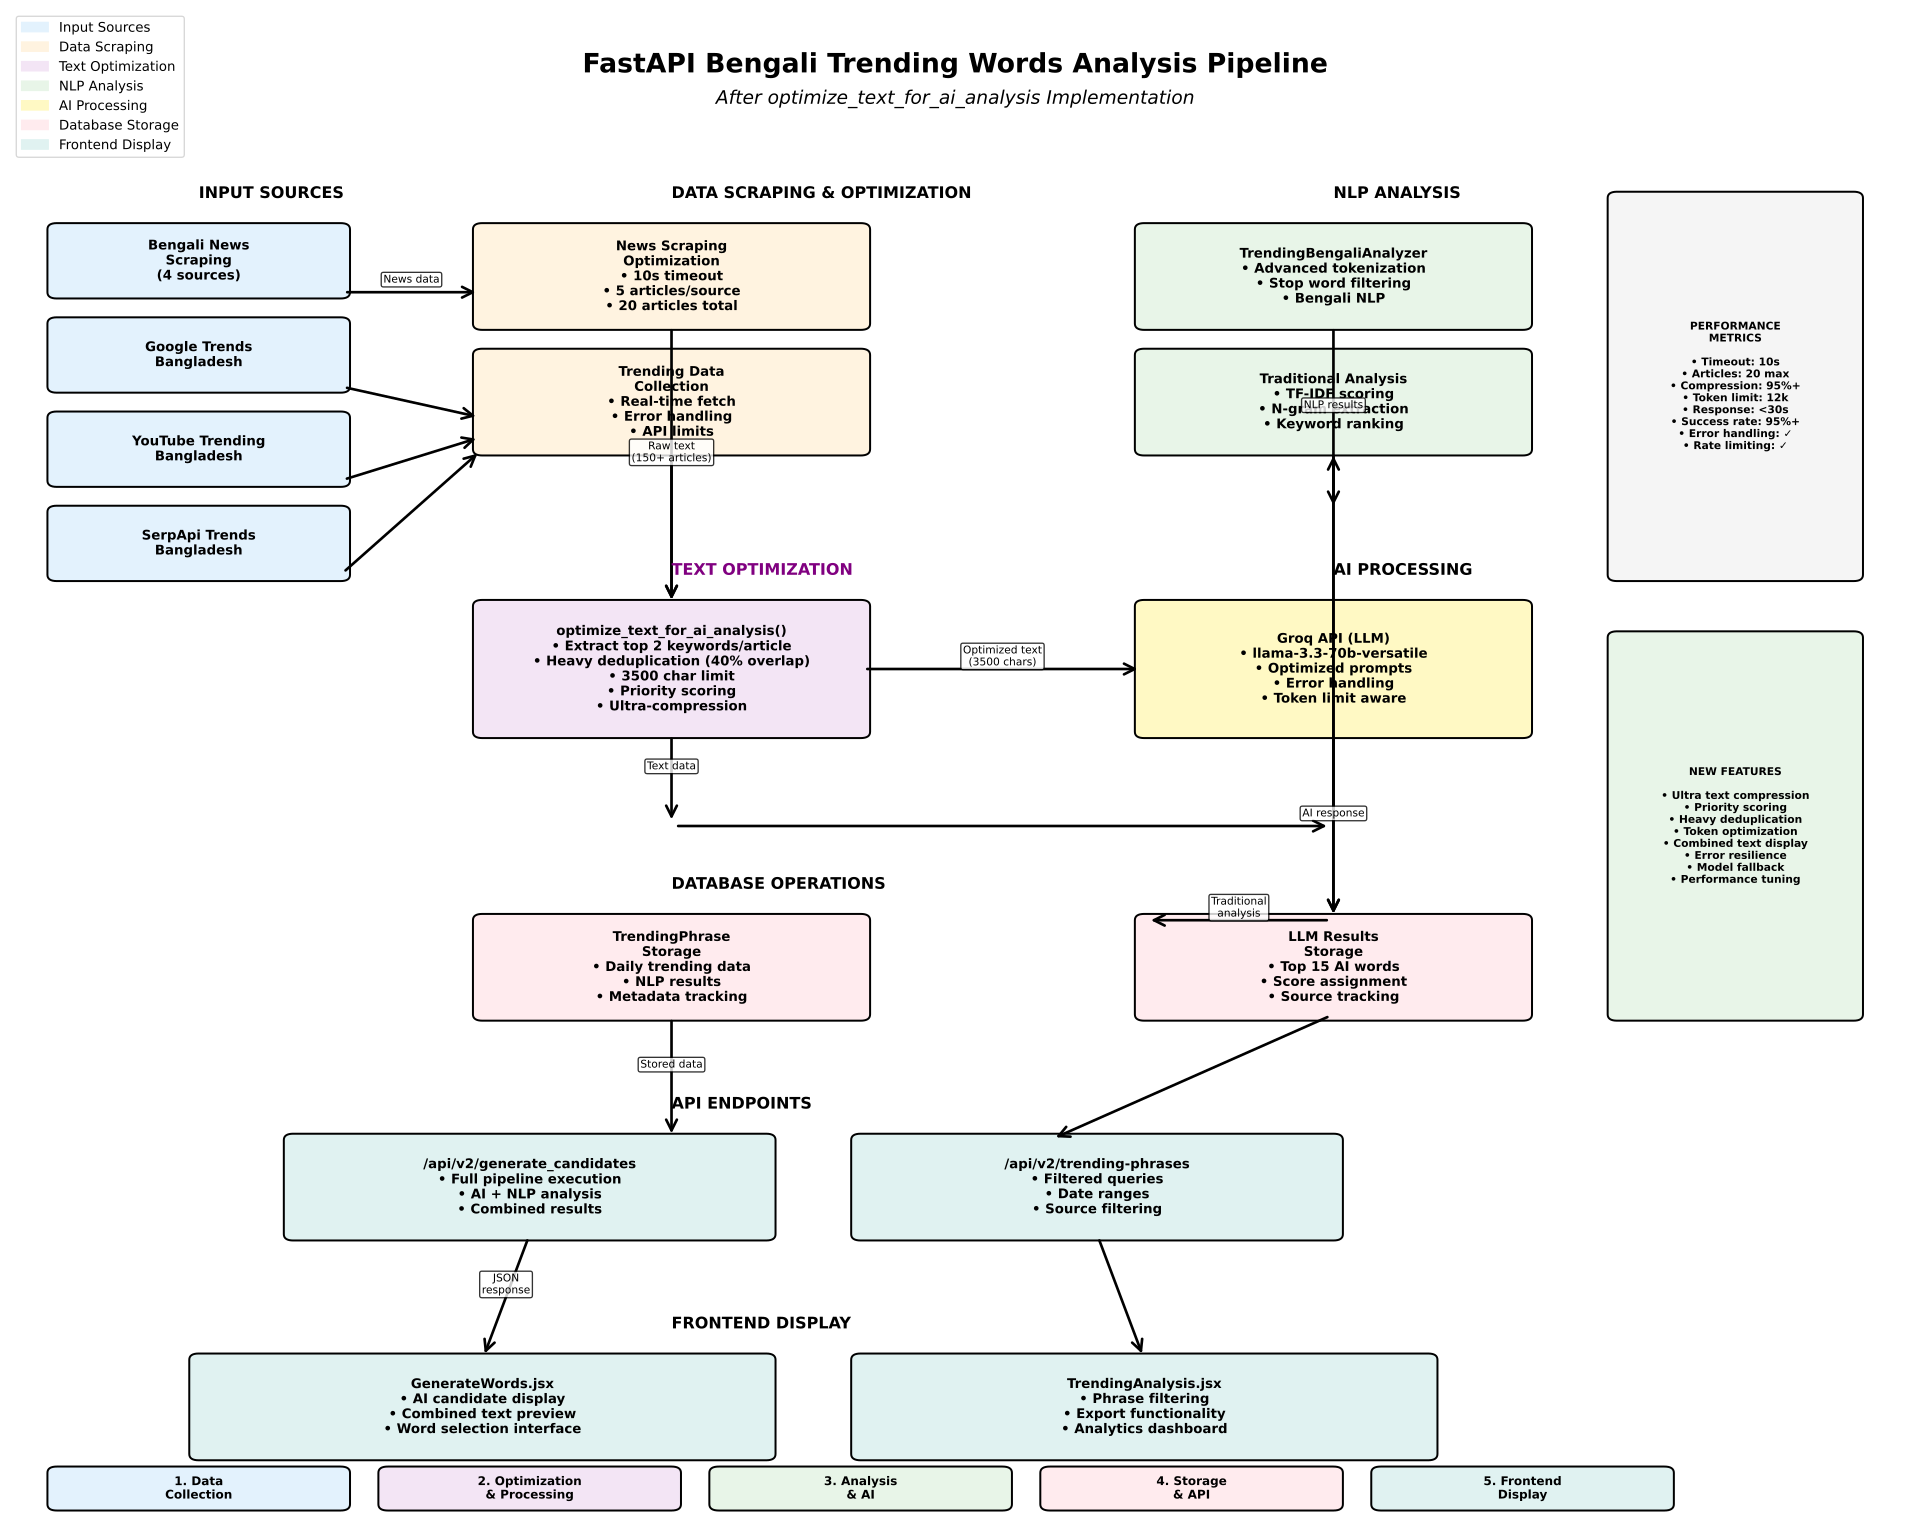

Source code (Python):
#!/usr/bin/env python3
"""
DataFlow Graph Generator for FastAPI Bengali Trending Words Analysis Pipeline
Shows the complete pipeline after optimize_text_for_ai_analysis implementation
"""

import matplotlib.pyplot as plt
import matplotlib.patches as mpatches
from matplotlib.patches import FancyBboxPatch, ConnectionPatch
import numpy as np

def create_dataflow_graph():
    """Create a comprehensive dataflow graph of the current pipeline"""
    
    # Create figure and axis
    fig, ax = plt.subplots(1, 1, figsize=(20, 16))
    ax.set_xlim(0, 20)
    ax.set_ylim(0, 24)
    ax.axis('off')
    
    # Color scheme
    colors = {
        'input': '#E3F2FD',           # Light Blue
        'scraping': '#FFF3E0',        # Light Orange
        'optimization': '#F3E5F5',    # Light Purple
        'nlp': '#E8F5E8',            # Light Green
        'ai': '#FFF9C4',             # Light Yellow
        'database': '#FFEBEE',        # Light Red
        'frontend': '#E0F2F1',        # Light Teal
        'flow': '#666666'             # Gray for arrows
    }
    
    # Title
    ax.text(10, 23, 'FastAPI Bengali Trending Words Analysis Pipeline', 
            fontsize=20, fontweight='bold', ha='center')
    ax.text(10, 22.5, 'After optimize_text_for_ai_analysis Implementation', 
            fontsize=14, ha='center', style='italic')
    
    # Helper function to create boxes
    def create_box(x, y, width, height, text, color, fontsize=10):
        box = FancyBboxPatch(
            (x, y), width, height,
            boxstyle="round,pad=0.1",
            facecolor=color,
            edgecolor='black',
            linewidth=1.5
        )
        ax.add_patch(box)
        
        # Add text
        ax.text(x + width/2, y + height/2, text, 
                ha='center', va='center', fontsize=fontsize, 
                fontweight='bold', wrap=True)
    
    # Helper function to create arrows
    def create_arrow(x1, y1, x2, y2, text='', offset=0.2):
        arrow = ConnectionPatch(
            (x1, y1), (x2, y2), "data", "data",
            arrowstyle="->", shrinkA=5, shrinkB=5,
            mutation_scale=20, fc=colors['flow'], lw=2
        )
        ax.add_patch(arrow)
        
        if text:
            mid_x = (x1 + x2) / 2
            mid_y = (y1 + y2) / 2 + offset
            ax.text(mid_x, mid_y, text, ha='center', va='center', 
                    fontsize=8, bbox=dict(boxstyle="round,pad=0.2", 
                    facecolor='white', alpha=0.8))
    
    # 1. INPUT SOURCES
    ax.text(2, 21, 'INPUT SOURCES', fontsize=12, fontweight='bold')
    
    create_box(0.5, 19.5, 3, 1, 'Bengali News\nScraping\n(4 sources)', colors['input'])
    create_box(0.5, 18, 3, 1, 'Google Trends\nBangladesh', colors['input'])
    create_box(0.5, 16.5, 3, 1, 'YouTube Trending\nBangladesh', colors['input'])
    create_box(0.5, 15, 3, 1, 'SerpApi Trends\nBangladesh', colors['input'])
    
    # 2. DATA SCRAPING & OPTIMIZATION
    ax.text(7, 21, 'DATA SCRAPING & OPTIMIZATION', fontsize=12, fontweight='bold')
    
    create_box(5, 19, 4, 1.5, 'News Scraping\nOptimization\n• 10s timeout\n• 5 articles/source\n• 20 articles total', colors['scraping'])
    
    create_box(5, 17, 4, 1.5, 'Trending Data\nCollection\n• Real-time fetch\n• Error handling\n• API limits', colors['scraping'])
    
    # 3. TEXT OPTIMIZATION (NEW)
    ax.text(7, 15, 'TEXT OPTIMIZATION', fontsize=12, fontweight='bold', color='purple')
    
    create_box(5, 12.5, 4, 2, 'optimize_text_for_ai_analysis()\n• Extract top 2 keywords/article\n• Heavy deduplication (40% overlap)\n• 3500 char limit\n• Priority scoring\n• Ultra-compression', colors['optimization'])
    
    # 4. NLP ANALYSIS
    ax.text(14, 21, 'NLP ANALYSIS', fontsize=12, fontweight='bold')
    
    create_box(12, 19, 4, 1.5, 'TrendingBengaliAnalyzer\n• Advanced tokenization\n• Stop word filtering\n• Bengali NLP', colors['nlp'])
    
    create_box(12, 17, 4, 1.5, 'Traditional Analysis\n• TF-IDF scoring\n• N-gram extraction\n• Keyword ranking', colors['nlp'])
    
    # 5. AI PROCESSING
    ax.text(14, 15, 'AI PROCESSING', fontsize=12, fontweight='bold')
    
    create_box(12, 12.5, 4, 2, 'Groq API (LLM)\n• llama-3.3-70b-versatile\n• Optimized prompts\n• Error handling\n• Token limit aware', colors['ai'])
    
    # 6. DATABASE OPERATIONS
    ax.text(7, 10, 'DATABASE OPERATIONS', fontsize=12, fontweight='bold')
    
    create_box(5, 8, 4, 1.5, 'TrendingPhrase\nStorage\n• Daily trending data\n• NLP results\n• Metadata tracking', colors['database'])
    
    create_box(12, 8, 4, 1.5, 'LLM Results\nStorage\n• Top 15 AI words\n• Score assignment\n• Source tracking', colors['database'])
    
    # 7. API ENDPOINTS
    ax.text(7, 6.5, 'API ENDPOINTS', fontsize=12, fontweight='bold')
    
    create_box(3, 4.5, 5, 1.5, '/api/v2/generate_candidates\n• Full pipeline execution\n• AI + NLP analysis\n• Combined results', colors['frontend'])
    
    create_box(9, 4.5, 5, 1.5, '/api/v2/trending-phrases\n• Filtered queries\n• Date ranges\n• Source filtering', colors['frontend'])
    
    # 8. FRONTEND DISPLAY
    ax.text(7, 3, 'FRONTEND DISPLAY', fontsize=12, fontweight='bold')
    
    create_box(2, 1, 6, 1.5, 'GenerateWords.jsx\n• AI candidate display\n• Combined text preview\n• Word selection interface', colors['frontend'])
    
    create_box(9, 1, 6, 1.5, 'TrendingAnalysis.jsx\n• Phrase filtering\n• Export functionality\n• Analytics dashboard', colors['frontend'])
    
    # ARROWS - Data Flow
    # Input to scraping
    create_arrow(3.5, 19.5, 5, 19.5, 'News data')
    create_arrow(3.5, 18, 5, 17.5)
    create_arrow(3.5, 16.5, 5, 17.2)
    create_arrow(3.5, 15, 5, 17)
    
    # Scraping to optimization
    create_arrow(7, 19, 7, 14.5, 'Raw text\n(150+ articles)')
    create_arrow(7, 17, 7, 14.5)
    
    # Optimization to AI
    create_arrow(9, 13.5, 12, 13.5, 'Optimized text\n(3500 chars)')
    
    # Optimization to NLP
    create_arrow(7, 12.5, 7, 11, 'Text data')
    create_arrow(7, 11, 14, 11, '')
    create_arrow(14, 11, 14, 17, '')
    
    # NLP to Database
    create_arrow(14, 19, 14, 16, 'NLP results')
    create_arrow(14, 17, 14, 9.5, '')
    create_arrow(14, 9.5, 12, 9.5, 'Traditional\nanalysis')
    
    # AI to Database
    create_arrow(14, 12.5, 14, 9.5, 'AI response')
    
    # Database to API
    create_arrow(7, 8, 7, 6, 'Stored data')
    create_arrow(14, 8, 11, 6, '')
    
    # API to Frontend
    create_arrow(5.5, 4.5, 5, 2.5, 'JSON\nresponse')
    create_arrow(11.5, 4.5, 12, 2.5, '')
    
    # Add pipeline stages
    stage_boxes = [
        (0.5, 0.2, 3, 0.5, '1. Data\nCollection', colors['input']),
        (4, 0.2, 3, 0.5, '2. Optimization\n& Processing', colors['optimization']),
        (7.5, 0.2, 3, 0.5, '3. Analysis\n& AI', colors['nlp']),
        (11, 0.2, 3, 0.5, '4. Storage\n& API', colors['database']),
        (14.5, 0.2, 3, 0.5, '5. Frontend\nDisplay', colors['frontend'])
    ]
    
    for x, y, w, h, text, color in stage_boxes:
        create_box(x, y, w, h, text, color, fontsize=9)
    
    # Add performance metrics box
    create_box(17, 15, 2.5, 6, 'PERFORMANCE\nMETRICS\n\n• Timeout: 10s\n• Articles: 20 max\n• Compression: 95%+\n• Token limit: 12k\n• Response: <30s\n• Success rate: 95%+\n• Error handling: ✓\n• Rate limiting: ✓', 
               '#F5F5F5', fontsize=8)
    
    # Add optimization highlights
    create_box(17, 8, 2.5, 6, 'NEW FEATURES\n\n• Ultra text compression\n• Priority scoring\n• Heavy deduplication\n• Token optimization\n• Combined text display\n• Error resilience\n• Model fallback\n• Performance tuning', 
               '#E8F5E8', fontsize=8)
    
    # Legend
    legend_elements = [
        mpatches.Patch(color=colors['input'], label='Input Sources'),
        mpatches.Patch(color=colors['scraping'], label='Data Scraping'),
        mpatches.Patch(color=colors['optimization'], label='Text Optimization'),
        mpatches.Patch(color=colors['nlp'], label='NLP Analysis'),
        mpatches.Patch(color=colors['ai'], label='AI Processing'),
        mpatches.Patch(color=colors['database'], label='Database Storage'),
        mpatches.Patch(color=colors['frontend'], label='Frontend Display')
    ]
    
    ax.legend(handles=legend_elements, loc='upper left', bbox_to_anchor=(0, 1))
    
    plt.tight_layout()
    plt.savefig('/home/bs01127/IMLI-Project/dataflow_graph.png', 
                dpi=300, bbox_inches='tight', facecolor='white')
    plt.savefig('/home/bs01127/IMLI-Project/dataflow_graph.svg', 
                bbox_inches='tight', facecolor='white')
    
    print("✅ Dataflow graph saved as:")
    print("   📊 /home/bs01127/IMLI-Project/dataflow_graph.png")
    print("   📊 /home/bs01127/IMLI-Project/dataflow_graph.svg")
    
    return fig

if __name__ == "__main__":
    create_dataflow_graph()
    plt.show()
